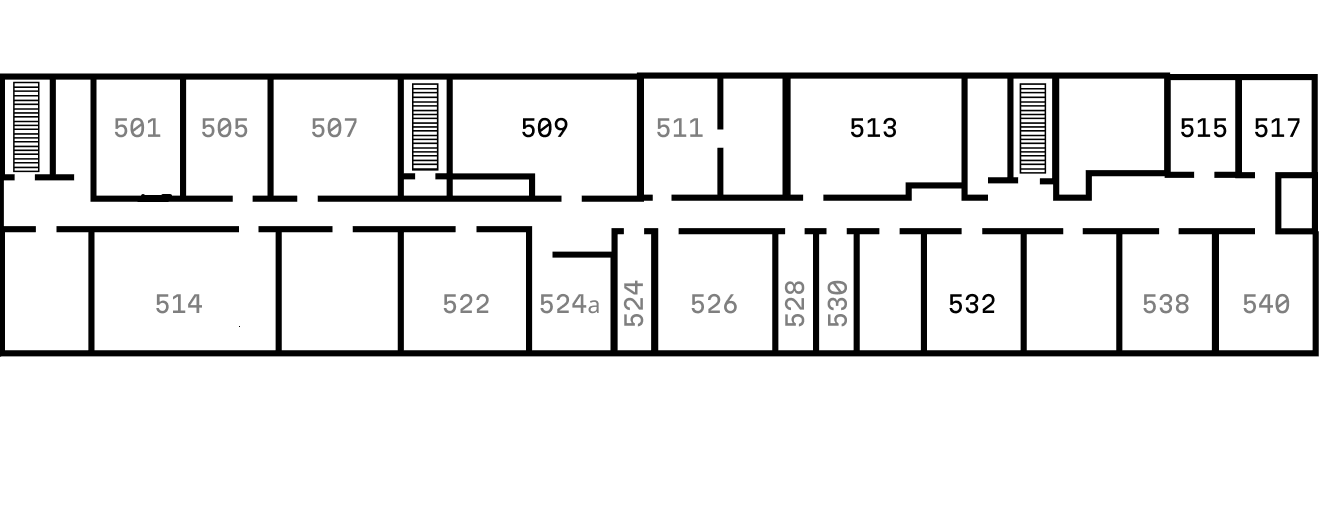
#> input picture plan5.bmp, 1339 x 522 px, found by its file name
$ python graph_builder.py
#> lines starting #> are read from the running program, lines starting #| are printed output that depends on the picture; after the words box and inside, x2 and y2 are one past the last pixel; in counts of white or black regions, pixels touching at a corner belong together
import cv2
import numpy as np
from skimage.morphology import skeletonize
import matplotlib.pyplot as plt
import networkx as nx


# Загружаем изображение
image = cv2.imread('plan5.bmp')
#> image is the input picture: shape (522, 1339, 3); min 0, max 255, mean 233.1
gray = cv2.cvtColor(image, cv2.COLOR_BGR2GRAY)

# Бинаризация
_, binary = cv2.threshold(gray, 128, 255, cv2.THRESH_BINARY_INV)
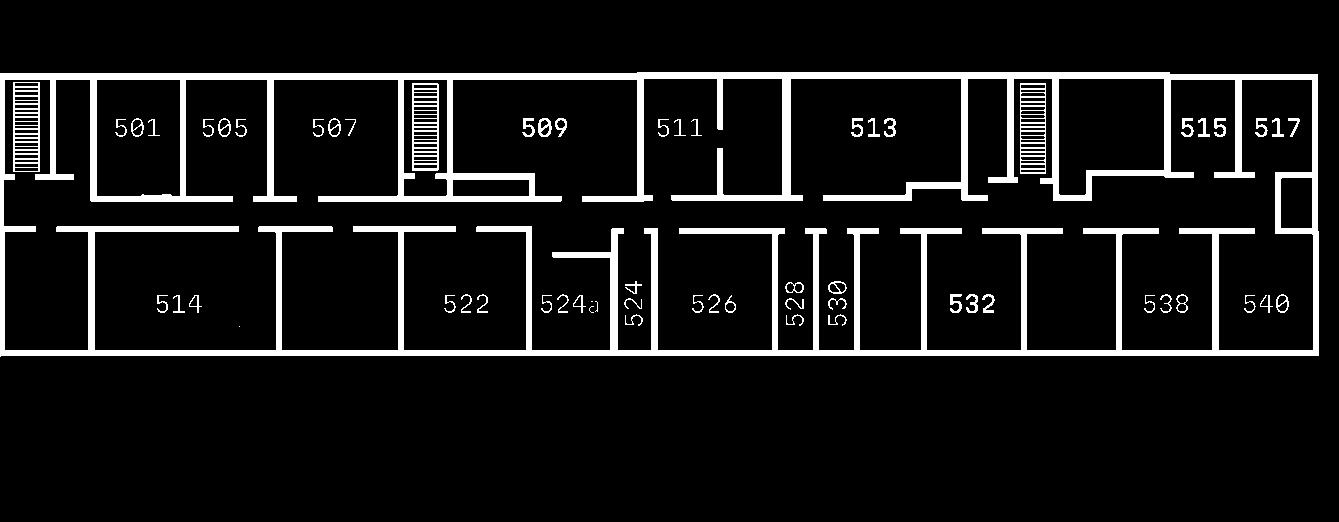
#> binary: shape (522, 1339); 8.9% white; 62 white regions (4 under 20 px), largest, box (x1, y1, x2, y2) and area: (0, 72, 1319, 357) 54131, (13, 82, 40, 172) 1211, (412, 83, 439, 171) 1178

# Морфологические операции для выделения комнат
kernel = cv2.getStructuringElement(cv2.MORPH_RECT, (5,5))
closed = cv2.morphologyEx(binary, cv2.MORPH_CLOSE, kernel)
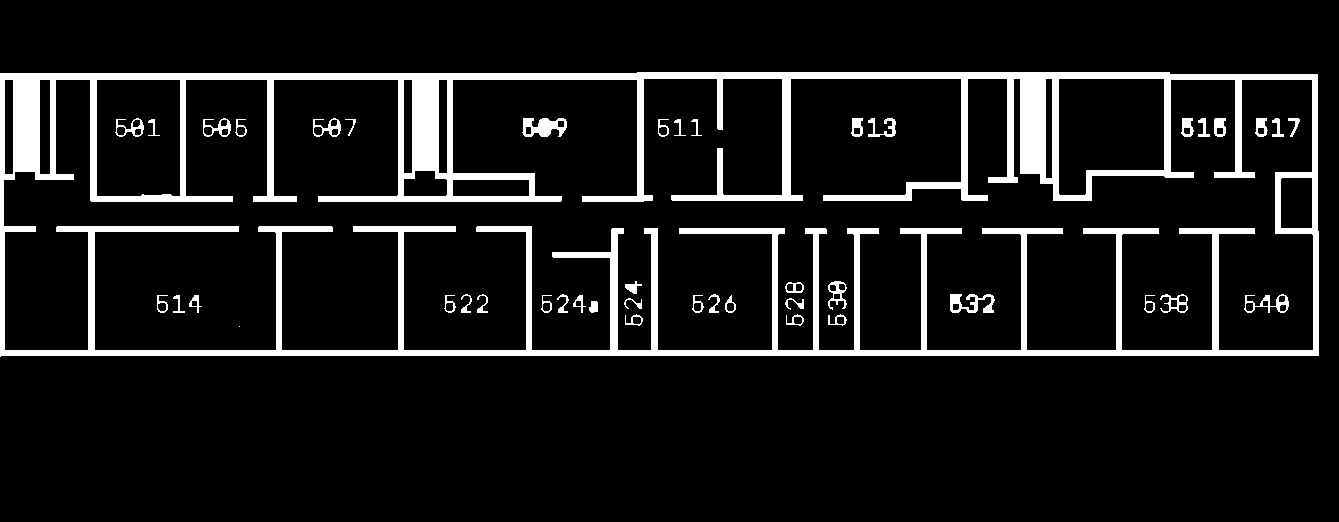
#> closed: shape (522, 1339); 9.6% white; 45 white regions (1 under 20 px)

# Находим контуры комнат
contours, _ = cv2.findContours(closed, cv2.RETR_EXTERNAL, cv2.CHAIN_APPROX_SIMPLE)
#> contours = 1 contour; box (x1, y1, x2, y2) and area: (0, 72, 1319, 357) 371904

# Фильтруем маленькие контуры (шум)
min_area = 1000
rooms = []
for cnt in contours:
    area = cv2.contourArea(cnt)
    if area > min_area:
        rooms.append(cnt)
#> this loop made 1 pass
#> area on pass 1: 371904
#> after the loop, rooms has the same summary as contours

# Создаем маску коридоров
corridors_mask = binary.copy()
cv2.drawContours(corridors_mask, rooms, -1, 0, -1)  # Убираем комнаты
#> corridors_mask: shape (522, 1339); 8.87% of pixels changed, all inside (x1, y1, x2, y2) = (0, 72, 1319, 357)

# Скелетонизация
skeleton = skeletonize(corridors_mask // 255)
skeleton = (skeleton * 255).astype(np.uint8)

# Находим узлы скелета (перекрестки и конечные точки)
kernel = np.ones((3,3), np.uint8)
skeleton_clean = skeleton.copy()

# Узлы скелета
nodes = []
for y in range(1, skeleton_clean.shape[0]-1):
    for x in range(1, skeleton_clean.shape[1]-1):
        if skeleton_clean[y,x] == 255:
            neighborhood = skeleton_clean[y-1:y+2, x-1:x+2]
            if np.sum(neighborhood) > 510:  # Точки ветвления
                nodes.append((x,y))
            elif np.sum(neighborhood) == 510:  # Конечные точки
                nodes.append((x,y))
#> after the loop, nodes = []

# Добавляем центры комнат как узлы
room_nodes = []
for room in rooms:
    M = cv2.moments(room)
    if M["m00"] != 0:
        cx = int(M["m10"] / M["m00"])
        cy = int(M["m01"] / M["m00"])
        room_nodes.append((cx, cy))
#> this loop made 1 pass
#> (cx, cy) on pass 1: (658, 213)
#> after the loop, room_nodes = [(658, 213)]

# Создаем граф
G = nx.Graph()
all_nodes = nodes + room_nodes
#> all_nodes = [(658, 213)]
G.add_nodes_from(all_nodes)

# Добавляем ребра на основе скелета
# (здесь нужно реализовать поиск путей между узлами)

# Рисуем граф поверх изображения
plt.figure(figsize=(9, 6))
plt.imshow(cv2.cvtColor(image, cv2.COLOR_BGR2RGB))
pos = {node: (node[0], node[1]) for node in all_nodes}
#> pos = {(658, 213): (658, 213)}
nx.draw(G, pos, node_size=20, node_color='red', edge_color='blue')
plt.show()
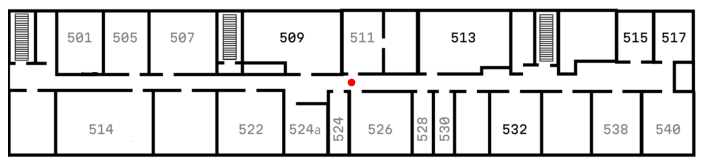
#> figure drawn by matplotlib, 1 panel
